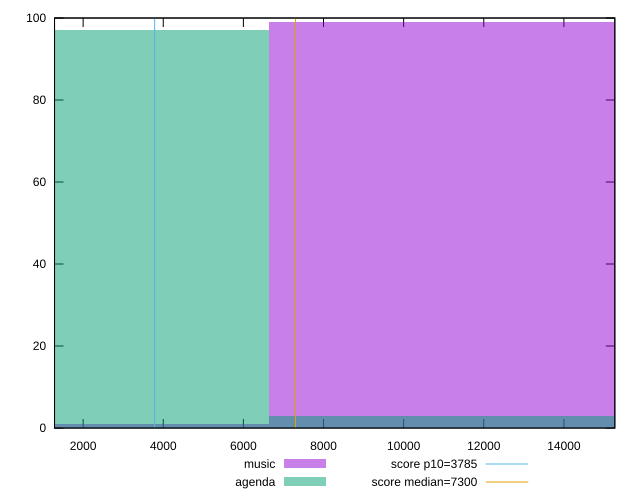

This figure's gnuplot source:
reset

$music <<EOF
13279.650902852445 99
0 1
EOF

$agenda <<EOF
13279.650902852445 3
0 97
EOF

set key outside below
set boxwidth 13279.650902852445
set xrange [1286.12:15270.888500000001]
set yrange [0:100]
set trange [0:100]
set style fill transparent solid 0.5 noborder

set parametric
set terminal svg size 640, 500 enhanced background rgb 'white'
set output "report/report_00029_2021-02-24T13-36-40.390Z/interactive/comparison/histogram/0_vs_1.svg"

plot $music title "music" with boxes, \
     $agenda title "agenda" with boxes, \
     3785,t title "score p10=3785", \
     7300,t title "score median=7300"

reset
